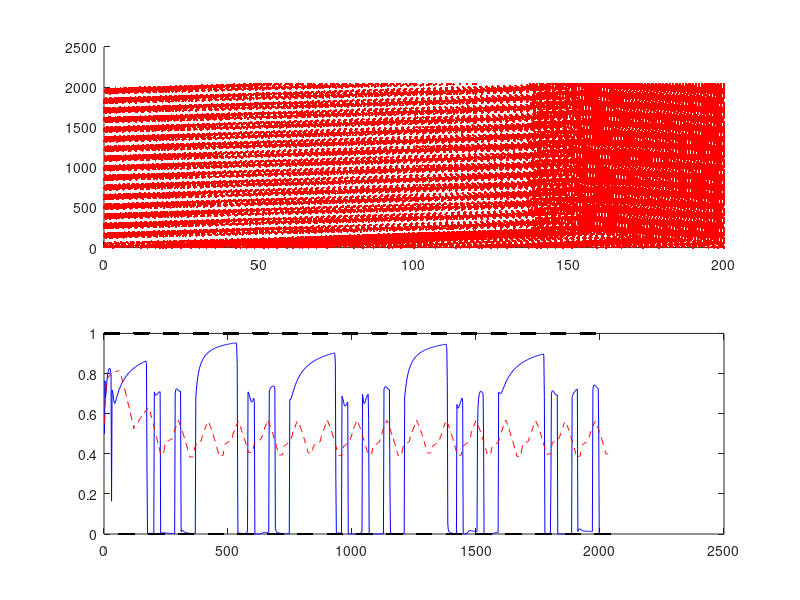
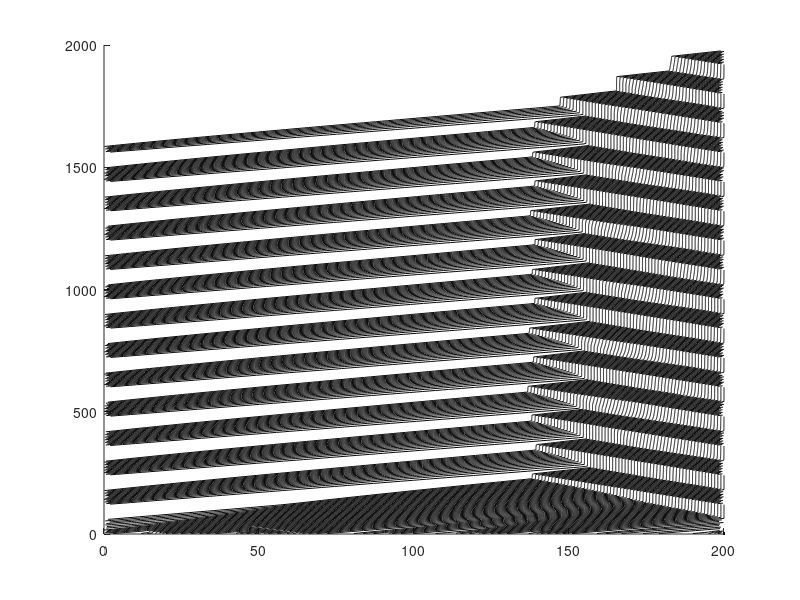

Reproduce these figures in MATLAB, in order.
%continous space continous time true kinetic monte corlo simulation
L=201; %length of road (includes the traffic signal occupying unit length)
p=60; %10; %Number of vehicles
maxtime=2000; %Max time upto which simulation is done
%simulation will be done upto a integer multiple of sigcyc which is just
%higher than maxtime
c=1; %maximum speed of cars
sigcyc=120; %Signal cycle = time signal is red + time signal is green
dutyratio=0.5; %ratio of green signal time to red signal time
%gcov=0.1; %coefficient of variation of gaussian distribution for car velocities
%gammaK=10; %shape parameter for gamma distribution (=1 for exponential)
specimen_speed=[];
l=randperm(L-1); %randomly generate integers between 1 and L-1 to
%place cars at random positions in the road of length L
l=sort(l(1:p),'ascend');%take the first p numbers for the positions of p cars
space_position_eachcar=cell(1,p);
%Initialization for recording whether signal is green or red for the road
%we are looking at
signalcolor=[];

%Which car to focus on for calculating instantaneous speed
focalcar=10;

%initialization for computing ensemble avg speed
sys_speed=[];

time=0; %initialize time
mob=[]; %mobility: instantaneous velocity of car
flow=0; %flow: number of cars that leave signal per signal cycle
T=[]; %time instants
t_s=[]; %position vector of the cars

%fp=zeros(1,p); %fix the car to focus on for calculating instantaneous velocity
fp=[1:p]; %fix the car to focus on for calculating instantaneous velocity
%cdi=rand(1,p);

greentime=dutyratio*sigcyc; %total time light is green during a signal cycle
redtime=sigcyc-greentime;

while (time<maxtime)

    green=0; 
    while (green<greentime)
        
        signalcolor=[signalcolor,1];
        dis_h=[(diff(l)-1),(L-l(end)+l(1,1)-2)];%distance head
        
        %Function to determine mean velocity (cmax=1) from headway distance
        %Hyperbolic function
        %cmean=c*dis_h./(1+dis_h);
        %Sigmoidal function
        cmean=c*(dis_h.^2)./(1+(dis_h.^2));
        
        %Determine individual car velocity from a random distribution having the above mean
        %%Deterministic
        cdi=cmean;
        
        %Exponential distribution (method 1)
        %cdi=exprnd(cmean); %using statistical toolbox
        %Exponential distribution (method 2)
        %cdi=(-cmean.*log(1-rand(1,length(cmean))));
        %Gaussian distribution with coefficient of variation gcv
        %cdi=cmean+sqrt(gcv*cmean).*randn(1,p);%min(cdi,cmean)+rand(1,p).*(max(cdi,cmean)-min(cdi,cmean));
        %cdi(cdi<0)=0; %ensures that all velocities are non-negative
        
        %%Gamma distributed velocities
        %cdi=gamrnd(gammaK,cmean/gammaK,1,p);
        
        tou=min(dis_h./cdi); %time interval after which next update to be done
        %checking whether the update distance is safe or make to safe
        g=tou;
        %To esnsure that total time green is on does not exceed greentime 
        g=(~((green+g)<greentime))*(greentime-green)+((green+g)<greentime)*g;%adjust the green time to make the total green time equals to 30
        green=green+g;
        l=l+g*cdi;
        %mob=mob+sum(g*cdi)/length(l);
        flow(end)=flow(end)+length(l(l>L));
        
        %for computing avg speed
        sys_speed=[sys_speed,mean(cdi)];
       
        
        mob=[mob,cdi(fp==focalcar)];
        l(l>(L-1))=l(l>(L-1))-(L-1);
        [l,ind]=sort(l,'ascend');
        fp=fp(ind); 
        t_s=[t_s;l];
        T=[T,g];
        for jjjjj=1:p
            space_position_eachcar{1,jjjjj}=[space_position_eachcar{1,jjjjj},l(fp==jjjjj)];
        end
    end
    flow(end)=flow(end)+length(l(l>L-1));
    l(l>(L-1))=l(l>(L-1))-(L-1);
    [l,ind]=sort(l,'ascend');

    fp=fp(ind);
    
    %flow=[flow,0];
    red=0;
    while (red<redtime)
        signalcolor=[signalcolor,0];
        dis_h=[(diff(l)-1),((L-1)-l(end))];%position of the signal is 100
        
        %Function to determine mean velocity (cmax=1) from headway distance
        %Hyperbolic function
        %cmean=c*dis_h./(1+dis_h);
        %Sigmoidal function
        cmean=c*(dis_h.^2)./(1+(dis_h.^2));
        
        %Determine individual car velocity from a random distribution having the above mean
        %%Deterministic
        cdi=cmean;
        %Exponential distribution (method 1)
        %cdi=exprnd(cmean); %using statistical toolbox
        %Exponential distribution (method 2)
        %cdi=(-cmean.*log(1-rand(1,length(cmean))));
        %Gaussian distribution with coefficient of variation gcv
        %cdi=cmean+sqrt(gcv*cmean).*randn(1,p);%min(cdi,cmean)+rand(1,p).*(max(cdi,cmean)-min(cdi,cmean));
        %cdi(cdi<0)=0;
        
        %%Gamma distributed vehicle speeds 
        %cdi=gamrnd(gammaK,cmean/gammaK,1,p);
        
        tou=min(dis_h./cdi);
        %checking wheather the update distance is safe or make to safe
            r=tou;
        r=(~((red+r)<redtime))*(redtime-red)+((red+r)<redtime)*r;%adjust kmc ts to make the total red time is 30
        red=red+r;
        l=l+r*cdi;
        
        %for computing avg speed
        sys_speed=[sys_speed,mean(cdi)];
        
        
        %mob=mob+sum(r*cdi)/length(l);
        mob=[mob,cdi(fp==focalcar)];
        t_s=[t_s;l];
        T=[T,r];
        
        for jjjjj=1:p
            space_position_eachcar{1,jjjjj}=[space_position_eachcar{1,jjjjj},l(fp==jjjjj)];
        end
    end
    flow=[flow,0];
    time=time+sigcyc;
end

c1=cumsum(T);
figure, subplot(2,1,1), 
	for i=1:length(c1),
	hold on,
	plot3(t_s(i,:),c1(i)*ones(1,p),ones(1,p),'r .');
    end
subplot(2,1,2),    
plot(c1,mob,'b-');
hold on,
plot(c1,sys_speed,'r--');
plot(c1,signalcolor,'k .');
figure;
for jjjjj=1:p
    x=diff(space_position_eachcar{1,jjjjj});
    y=find(x<0);
    y=[0,y];
    z=space_position_eachcar{1,jjjjj};
    t=c1;
    for jjj=1:length(y) -1
    hold on;plot(space_position_eachcar{1,jjjjj}(y(jjj)+1:y(jjj+1)),c1(y(jjj)+1:y(jjj+1)),'color',[1,1,1]/30);
    end
end
